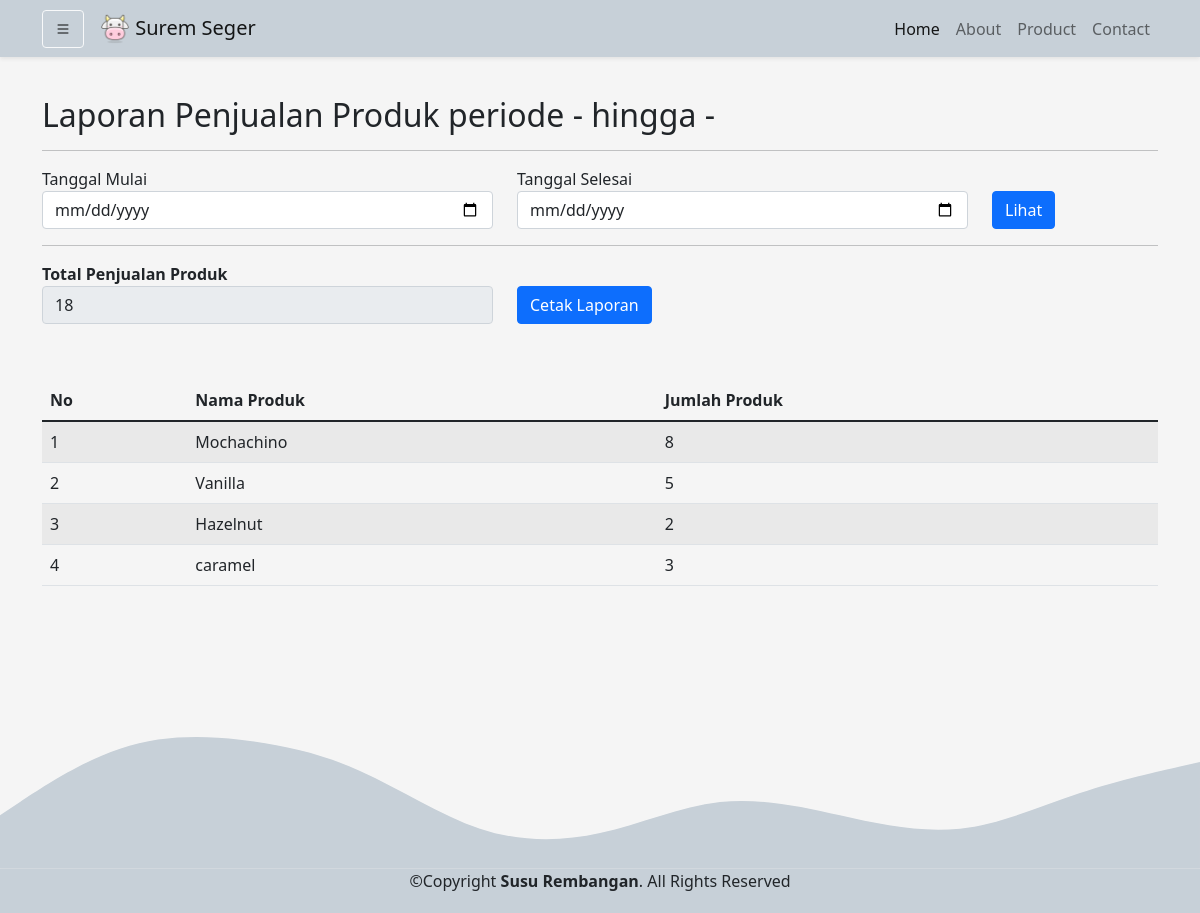
Screenshot of /Admin/dataPenjualanProduk.php (signed in) with the database file from the repository.
### tables this page shows
CREATE TABLE `pembelian_produk` (
  `id_pembelian_produk` int(11) NOT NULL,
  `id_pembelian` int(11) NOT NULL,
  `id_produk` int(11) NOT NULL,
  `jumlah` int(11) NOT NULL,
  `nama` varchar(50) NOT NULL,
  `harga` int(11) NOT NULL,
  `berat` int(11) NOT NULL,
  `subberat` int(11) NOT NULL,
  `subharga` int(11) NOT NULL
);

### functions.php (called while the page is built, shortened)
<?php
$conn = mysqli_connect("localhost", "root", "", "db_suremseger");
function query($query)
{
    global $conn;
    $result = mysqli_query($conn, $query);
    $rows = [];
    while ($row = mysqli_fetch_assoc($result)) {
        $rows[] = $row;
    }
    return $rows;
}

### Admin/dataPenjualanProduk.php (the view, shortened to what this page needs)
<?php
require_once('../functions.php');
$diterimas = query("SELECT * FROM pembelian JOIN users ON pembelian.id_user = users.id WHERE pembelian.status_terima = 'Sudah diterima'");
$tgl_mulai = '-';
$tgl_selesai = '-';
$data_rekaps = [];
$data_rekaps['keuntungan'] = 0;
unset($data_rekaps['produk']);
$data_produk_sementara = [];
$dataProduks = query("SELECT * FROM pembelian_produk
                        JOIN pembelian ON pembelian_produk.id_pembelian = pembelian.id_pembelian
                        JOIN users ON pembelian.id_user = users.id
                        WHERE pembelian.status_terima = 'Sudah diterima'");
foreach ($diterimas as $diterima) {
    $data_rekaps['keuntungan'] += $diterima['total_pembelian'];
}
foreach ($dataProduks as $dataProduk) {
    if (empty($data_produk_sementara[$dataProduk['id_produk']])) {
        $data_produk_sementara[$dataProduk['id_produk']]['nama_produk'] = $dataProduk['nama'];
        $data_produk_sementara[$dataProduk['id_produk']]['jumlah_produk'] = $dataProduk['jumlah'];
    } elseif (!empty($data_produk_sementara[$dataProduk['id_produk']])) {
        $data_produk_sementara[$dataProduk['id_produk']]['nama_produk'] = $dataProduk['nama'];
        $data_produk_sementara[$dataProduk['id_produk']]['jumlah_produk'] += $dataProduk['jumlah'];
    }
}
$data_rekaps['produk'] = $data_produk_sementara;
$total_produk = 0;
if (isset($data_rekaps['produk'])) {
    foreach ($data_rekaps['produk'] as $key => $value) {
        $total_produk += $value['jumlah_produk'];
    }
}
?>
<!DOCTYPE html>
<html lang="en">
<head>
    <link href="https://cdn.jsdelivr.net/npm/bootstrap@5.1.3/dist/css/bootstrap.min.css" rel="stylesheet" />
    <link rel="stylesheet" href="https://cdn.jsdelivr.net/npm/bootstrap-icons@1.8.1/font/bootstrap-icons.css" />
    <link rel="stylesheet" href="../style.css" />
</head>
<body>
    <?php include "nav_sidebar.php" ?>
    <section id="dataCustomer">
        <div class="container" style="min-height: 310px;">
            <h2>Laporan Penjualan Produk periode <?= $tgl_mulai; ?> hingga <?= $tgl_selesai; ?></h2>
            <hr>
            <form action="" method="post">
                <div class="row">
                    <div class="col-md-5">
                        <div class="form-group">
                            <label for="tglm">Tanggal Mulai</label>
                            <input type="date" class="form-control" name="tglm" id="tglm" value="<?= $tgl_mulai; ?>" required>
                        </div>
                    </div>
                    <div class="col-md-5">
                        <div class="form-group">
                            <label for="tgls">Tanggal Selesai</label>
                            <input type="date" class="form-control" name="tgls" id="tgls" value="<?= $tgl_selesai; ?>" required>
                        </div>
                    </div>
                    <div class="col-md-2">
                        <br>
                        <button class="btn btn-primary" name="kirim">Lihat</button>
                    </div>
                </div>
            </form>
            <hr>
            <div class="row ">
                <div class="col-md-5">
                    <div class="form-group">
                        <label for="total_produk"><strong>Total Penjualan Produk</strong></label>
                        <input type="text" class="form-control mb-2" name="total_produk" id="total_produk" value="<?= $total_produk; ?>" readonly>
                    </div>
                </div>
                <div class="col-md-5">
                    <br>
                    <a href="../download_laporanProduk.php?tglm=<?= $tgl_mulai; ?>&tgls=<?= $tgl_selesai; ?>" class="btn btn-primary">Cetak Laporan</a>
                </div>
            </div>
            <table class="table table-striped table-hover align-middle mt-5">
                <thead>
                    <tr>
                        <th>No</th>
                        <th>Nama Produk</th>
                        <th>Jumlah Produk</th>
                    </tr>
                </thead>
                <tbody>
                    <?php $i = 1; ?>
                    <?php if (isset($data_rekaps["produk"])) : ?>
                        <?php foreach ($data_rekaps["produk"] as $key => $value) : ?>
                            <tr>
                                <td><?= $i; ?></td>
                                <td><?= $value["nama_produk"]; ?></td>
                                <td><?= $value["jumlah_produk"]; ?></td>
                            </tr>
                            <?php $i++ ?>
                        <?php endforeach; ?>
                    <?php endif; ?>
                </tbody>
            </table>
        </div>
    </section>
    <footer class="text-center pb-1" style="background:  #c7d0d8">
        <p>©Copyright <label class="fw-bold">Susu Rembangan</label>. All Rights Reserved</p>
    </footer>
</body>
</html>

### style.css (style rules this page uses)
body { background-color: whitesmoke; }
section { padding-top: 6rem; }

### rows the page displays
pembelian_produk: nama "Hazelnut", jumlah "2"
pembelian_produk: nama "caramel", jumlah "3"

### other values shown
$tgl_mulai "-"
$tgl_selesai "-"
$value["nama_produk"] "Mochachino"
$value["jumlah_produk"] "8"
$value["nama_produk"] "Vanilla"
$value["jumlah_produk"] "5"
